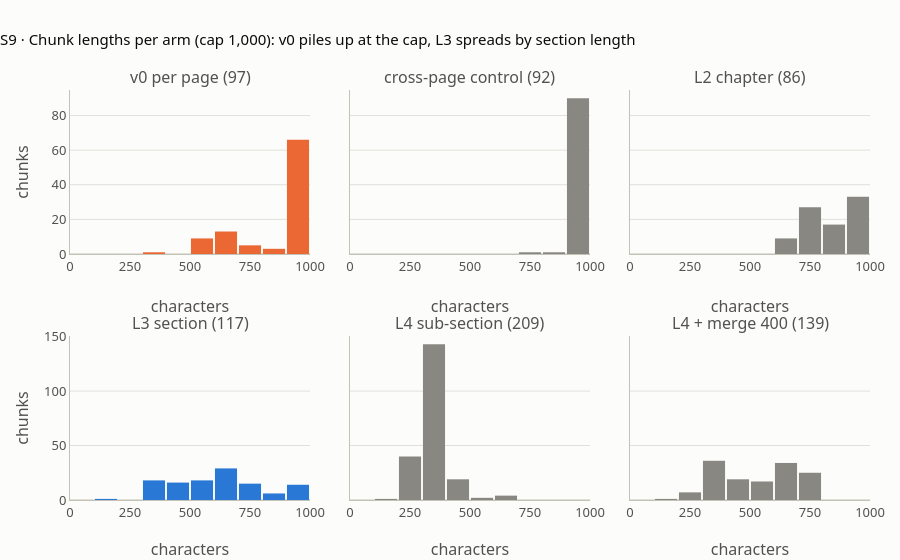

Notebook code cell kept with this figure:
### Markdown cell above
## 9 · The chunk arms: v0, the cross-page control, and three split levels

**What this verifies** (lesson `#s8`; I2_FACTS S9). Seven arms with cap C = 1,000 characters: the chunk count, min / median / max / mean length, how many chunks run across a page break, and the length histogram in 100-character bins.

| Arm | Chunks | min / median / max | mean | on 2 pages |
|---|---|---|---|---|
| v0 per page 1000/200 | 97 | 393 / 935 / 1000 | 857.9 | 0 |
| cross-page 1000/200 (control) | 92 | 755 / 962.5 / 999 | 954.8 | 41 |
| L2 chapter | 86 | 644 / 843.5 / 1000 | 844.1 | 29 |
| **L3 section** | **117** | **187 / 619 / 997** | **620.5** | **27** |
| L4 sub-section | 209 | 187 / 338 / 636 | 347.3 | 24 |
| L4 + merge (min 400) | 139 | 187 / 545 / 772 | 522.3 | 25 |
| L3, size-only headings | 117 | = L3 | | |

At L3 the size-only detector gives **exactly the same 117 chunks**: the 192 bold sub-headings change nothing at section level; they matter for splitting at L4 and for the breadcrumb.

### Code cell
CAP, MIN_CHARS = 1000, 400
v0 = v0_chunks(pages, starts)
xp = recursive_doc_chunks(T)
for c in v0 + xp:
    c["page_segments"] = page_segments(starts, len(T), c["a"], c["b"])
HEADS_SIZE = add_paths(align(T, detect_headings(DICTS, "size")))
ARMS = {
    "v0 per page": v0,
    "cross-page control": xp,
    "L2 chapter": structure_chunks(T, HEADS, starts, 2, CAP),
    "L3 section": structure_chunks(T, HEADS, starts, 3, CAP),
    "L4 sub-section": structure_chunks(T, HEADS, starts, 4, CAP),
    "L4 + merge 400": structure_chunks(T, HEADS, starts, 4, CAP, MIN_CHARS),
    "L3 size-only": structure_chunks(T, HEADS_SIZE, starts, 3, CAP),
}
L3 = ARMS["L3 section"]


def stats(ch):
    ln = [c["b"] - c["a"] for c in ch]
    return [len(ch), min(ln), st.median(ln), max(ln), round(sum(ln) / len(ln), 1),
            sum(1 for c in ch if len({p for p, _, _ in c["page_segments"]}) > 1)]


def hist(ch, width=100, top=1000):
    bins = [0] * (top // width)
    for c in ch:
        bins[min((c["b"] - c["a"] - 1) // width, len(bins) - 1)] += 1
    return bins


EXP9 = {"v0 per page": ([97, 393, 935, 1000, 857.9, 0], [0, 0, 0, 1, 0, 9, 13, 5, 3, 66]),
        "cross-page control": ([92, 755, 962.5, 999, 954.8, 41], [0, 0, 0, 0, 0, 0, 0, 1, 1, 90]),
        "L2 chapter": ([86, 644, 843.5, 1000, 844.1, 29], [0, 0, 0, 0, 0, 0, 9, 27, 17, 33]),
        "L3 section": ([117, 187, 619, 997, 620.5, 27], [0, 1, 0, 18, 16, 18, 29, 15, 6, 14]),
        "L4 sub-section": ([209, 187, 338, 636, 347.3, 24], [0, 1, 40, 143, 19, 2, 4, 0, 0, 0]),
        "L4 + merge 400": ([139, 187, 545, 772, 522.3, 25], [0, 1, 7, 36, 19, 17, 34, 25, 0, 0]),
        "L3 size-only": ([117, 187, 619, 997, 620.5, 27], [0, 1, 0, 18, 16, 18, 29, 15, 6, 14])}
for name, ch in ARMS.items():
    check(f"S9 {name}: chunks, min, median, max, mean, on 2 pages", stats(ch), EXP9[name][0])
    check(f"S9 {name}: histogram, 100-char bins", hist(ch), EXP9[name][1])
check("S9 L3 size-only = L3 size+bold: identical chunks",
      [(c["a"], c["b"]) for c in ARMS["L3 size-only"]] == [(c["a"], c["b"]) for c in L3], True)
U3 = units(T, HEADS, 3)
check("S9 L3 units: total, owned by a section, chapter openings (text before the first section)",
      [len(U3), sum(len(u["path"]) == 3 for u in U3), sum(len(u["path"]) == 2 for u in U3)], [71, 68, 3])
check("S9 L3 chunks by pieces per unit {1: chunks, 2: chunks}", dict(sorted(Counter(c["pieces"] for c in L3).items())), {1: 25, 2: 92})
check("S9 L3 units over the cap (of 71)", sum(1 for u in U3 if u["b"] - u["a"] > CAP), 46)
check("S9 L4 + merge: merged chunks", sum(c["merged"] for c in ARMS["L4 + merge 400"]), 70)

SHOW = ["v0 per page", "cross-page control", "L2 chapter", "L3 section", "L4 sub-section", "L4 + merge 400"]
fig = make_subplots(rows=2, cols=3, subplot_titles=[f"{k} ({len(ARMS[k])})" for k in SHOW], shared_yaxes=True,
                    horizontal_spacing=0.05, vertical_spacing=0.2)
binlab = [f"{100 * i}–{100 * i + 99 if i < 9 else 1000}" for i in range(10)]
for i, k in enumerate(SHOW):
    fig.add_bar(x=[100 * j + 50 for j in range(10)], y=hist(ARMS[k]), row=i // 3 + 1, col=i % 3 + 1, width=92,
                marker=dict(color=BLUE if k == "L3 section" else (ORANGE if k == "v0 per page" else MUTED)),
                customdata=binlab, name=k, hovertemplate=k + ": %{customdata} chars: %{y} chunks<extra></extra>")
fig.update_xaxes(range=[0, 1000], tickvals=[0, 250, 500, 750, 1000], title_text="characters")
fig.update_yaxes(title_text="chunks", col=1)
fig.update_layout(title="S9 · Chunk lengths per arm (cap 1,000): v0 piles up at the cap, L3 spreads by section length",
                  height=560, showlegend=False)
fig.show()

### Figure 1 — Plotly figure (JSON) as saved in the notebook; plotly's stock layout.template omitted (floating-point values rounded to 4 significant figures)
{"data": [{"customdata": ["0–99", "100–199", "200–299", "300–399", "400–499", "500–599", "600–699", "700–799", "800–899", "900–1000"], "hovertemplate": "v0 per page: %{customdata} chars: %{y} chunks<extra></extra>", "marker": {"color": "#eb6834"}, "name": "v0 per page", "width": 92, "x": [50, 150, 250, 350, 450, 550, 650, 750, 850, 950], "y": [0, 0, 0, 1, 0, 9, 13, 5, 3, 66], "type": "bar", "xaxis": "x", "yaxis": "y"}, {"customdata": ["0–99", "100–199", "200–299", "300–399", "400–499", "500–599", "600–699", "700–799", "800–899", "900–1000"], "hovertemplate": "cross-page control: %{customdata} chars: %{y} chunks<extra></extra>", "marker": {"color": "#898781"}, "name": "cross-page control", "width": 92, "x": [50, 150, 250, 350, 450, 550, 650, 750, 850, 950], "y": [0, 0, 0, 0, 0, 0, 0, 1, 1, 90], "type": "bar", "xaxis": "x2", "yaxis": "y2"}, {"customdata": ["0–99", "100–199", "200–299", "300–399", "400–499", "500–599", "600–699", "700–799", "800–899", "900–1000"], "hovertemplate": "L2 chapter: %{customdata} chars: %{y} chunks<extra></extra>", "marker": {"color": "#898781"}, "name": "L2 chapter", "width": 92, "x": [50, 150, 250, 350, 450, 550, 650, 750, 850, 950], "y": [0, 0, 0, 0, 0, 0, 9, 27, 17, 33], "type": "bar", "xaxis": "x3", "yaxis": "y3"}, {"customdata": ["0–99", "100–199", "200–299", "300–399", "400–499", "500–599", "600–699", "700–799", "800–899", "900–1000"], "hovertemplate": "L3 section: %{customdata} chars: %{y} chunks<extra></extra>", "marker": {"color": "#2a78d6"}, "name": "L3 section", "width": 92, "x": [50, 150, 250, 350, 450, 550, 650, 750, 850, 950], "y": [0, 1, 0, 18, 16, 18, 29, 15, 6, 14], "type": "bar", "xaxis": "x4", "yaxis": "y4"}, {"customdata": ["0–99", "100–199", "200–299", "300–399", "400–499", "500–599", "600–699", "700–799", "800–899", "900–1000"], "hovertemplate": "L4 sub-section: %{customdata} chars: %{y} chunks<extra></extra>", "marker": {"color": "#898781"}, "name": "L4 sub-section", "width": 92, "x": [50, 150, 250, 350, 450, 550, 650, 750, 850, 950], "y": [0, 1, 40, 143, 19, 2, 4, 0, 0, 0], "type": "bar", "xaxis": "x5", "yaxis": "y5"}, {"customdata": ["0–99", "100–199", "200–299", "300–399", "400–499", "500–599", "600–699", "700–799", "800–899", "900–1000"], "hovertemplate": "L4 + merge 400: %{customdata} chars: %{y} chunks<extra></extra>", "marker": {"color": "#898781"}, "name": "L4 + merge 400", "width": 92, "x": [50, 150, 250, 350, 450, 550, 650, 750, 850, 950], "y": [0, 1, 7, 36, 19, 17, 34, 25, 0, 0], "type": "bar", "xaxis": "x6", "yaxis": "y6"}], "layout": {"xaxis": {"anchor": "y", "domain": [0.0, 0.3], "title": {"text": "characters"}, "range": [0, 1000], "tickvals": [0, 250, 500, 750, 1000]}, "yaxis": {"anchor": "x", "domain": [0.6, 1.0], "title": {"text": "chunks"}}, "xaxis2": {"anchor": "y2", "domain": [0.35, 0.65], "title": {"text": "characters"}, "range": [0, 1000], "tickvals": [0, 250, 500, 750, 1000]}, "yaxis2": {"anchor": "x2", "domain": [0.6, 1.0], "matches": "y", "showticklabels": false}, "xaxis3": {"anchor": "y3", "domain": [0.7, 1.0], "title": {"text": "characters"}, "range": [0, 1000], "tickvals": [0, 250, 500, 750, 1000]}, "yaxis3": {"anchor": "x3", "domain": [0.6, 1.0], "matches": "y", "showticklabels": false}, "xaxis4": {"anchor": "y4", "domain": [0.0, 0.3], "title": {"text": "characters"}, "range": [0, 1000], "tickvals": [0, 250, 500, 750, 1000]}, "yaxis4": {"anchor": "x4", "domain": [0.0, 0.4], "title": {"text": "chunks"}}, "xaxis5": {"anchor": "y5", "domain": [0.35, 0.65], "title": {"text": "characters"}, "range": [0, 1000], "tickvals": [0, 250, 500, 750, 1000]}, "yaxis5": {"anchor": "x5", "domain": [0.0, 0.4], "matches": "y4", "showticklabels": false}, "xaxis6": {"anchor": "y6", "domain": [0.7, 1.0], "title": {"text": "characters"}, "range": [0, 1000], "tickvals": [0, 250, 500, 750, 1000]}, "yaxis6": {"anchor": "x6", "domain": [0.0, 0.4], "matches": "y4", "showticklabels": false}, "annotations": [{"font": {"size": 16}, "showarrow": false, "text": "v0 per page (97)", "x": 0.15, "xanchor": "center", "xref": "paper", "y": 1.0, "yanchor": "bottom", "yref": "paper"}, {"font": {"size": 16}, "showarrow": false, "text": "cross-page control (92)", "x": 0.5, "xanchor": "center", "xref": "paper", "y": 1.0, "yanchor": "bottom", "yref": "paper"}, {"font": {"size": 16}, "showarrow": false, "text": "L2 chapter (86)", "x": 0.85, "xanchor": "center", "xref": "paper", "y": 1.0, "yanchor": "bottom", "yref": "paper"}, {"font": {"size": 16}, "showarrow": false, "text": "L3 section (117)", "x": 0.15, "xanchor": "center", "xref": "paper", "y": 0.4, "yanchor": "bottom", "yref": "paper"}, {"font": {"size": 16}, "showarrow": false, "text": "L4 sub-section (209)", "x": 0.5, "xanchor": "center", "xref": "paper", "y": 0.4, "yanchor": "bottom", "yref": "paper"}, {"font": {"size": 16}, "showarrow": false, "text": "L4 + merge 400 (139)", "x": 0.85, "xanchor": "center", "xref": "paper", "y": 0.4, "yanchor": "bottom", "yref": "paper"}], "title": {"text": "S9 · Chunk lengths per arm (cap 1,000): v0 piles up at the cap, L3 spreads by section length"}, "height": 560, "showlegend": false}}
